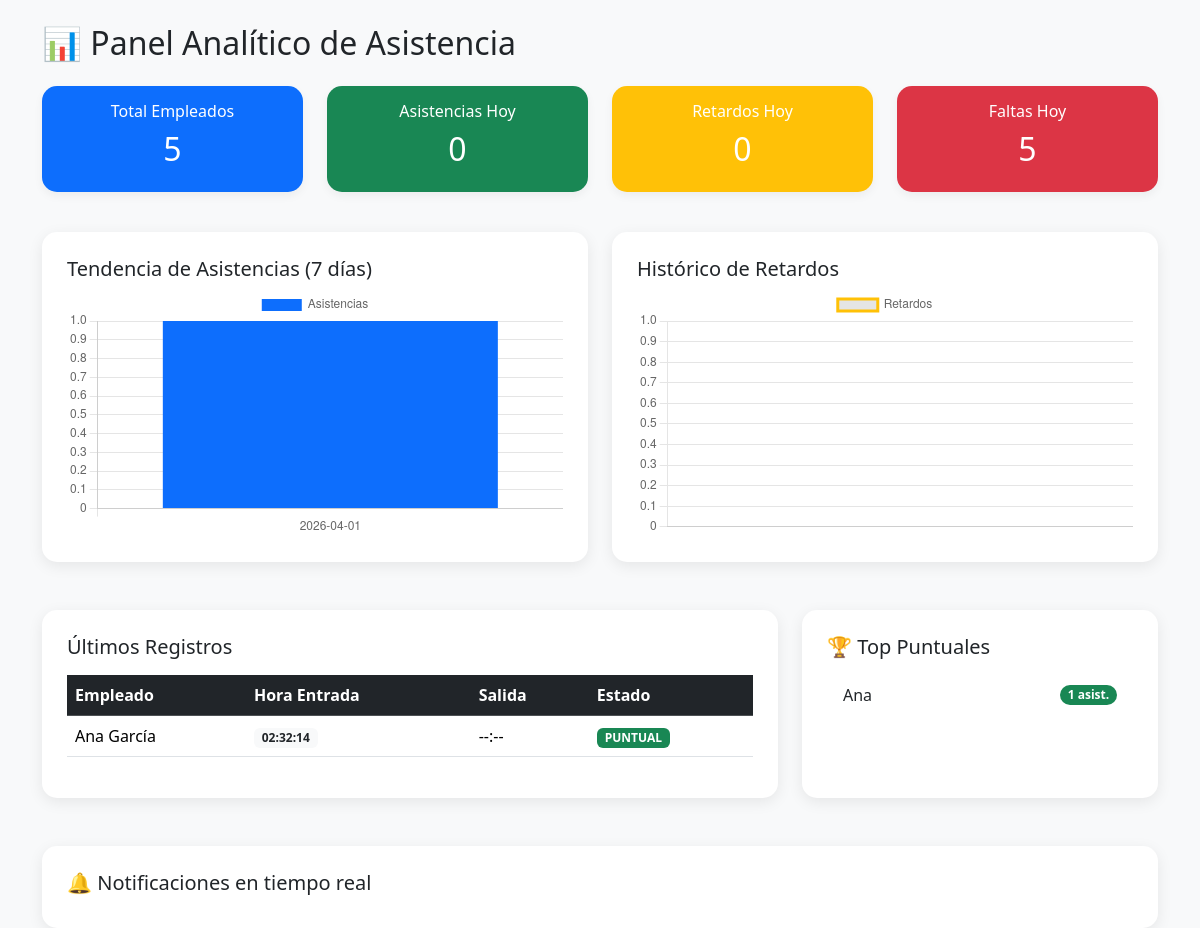
/dashboard.php (signed in), run on the app's committed database.
### tables this page shows
CREATE TABLE `asistencias` (
  `id` int NOT NULL AUTO_INCREMENT,
  `empleado_id` int NOT NULL,
  `fecha` date NOT NULL,
  `hora_entrada` time DEFAULT NULL,
  `hora_salida` time DEFAULT NULL,
  `estado` enum('presente','retardo','falta') DEFAULT 'presente',
  `metodo_registro` varchar(50) DEFAULT 'QR',
  `fecha_registro` timestamp NULL DEFAULT CURRENT_TIMESTAMP,
  `retardo` tinyint(1) DEFAULT '0',
  PRIMARY KEY (`id`),
  KEY `empleado_id` (`empleado_id`),
  CONSTRAINT `asistencias_ibfk_1` FOREIGN KEY (`empleado_id`) REFERENCES `empleados` (`id`)
);

CREATE TABLE `empleados` (
  `id` int NOT NULL AUTO_INCREMENT,
  `numero_empleado` varchar(20) NOT NULL,
  `nombre` varchar(100) NOT NULL,
  `apellido_paterno` varchar(100) NOT NULL,
  `apellido_materno` varchar(100) DEFAULT NULL,
  `puesto` varchar(100) DEFAULT NULL,
  `departamento_id` int DEFAULT NULL,
  `email` varchar(150) DEFAULT NULL,
  `qr_codigo` varchar(255) DEFAULT NULL,
  `activo` tinyint(1) DEFAULT '1',
  `fecha_registro` timestamp NULL DEFAULT CURRENT_TIMESTAMP,
  `qr_token` varchar(255) DEFAULT NULL,
  `empresa_id` int DEFAULT NULL,
  `hora_entrada` time DEFAULT '08:00:00',
  PRIMARY KEY (`id`),
  UNIQUE KEY `numero_empleado` (`numero_empleado`),
  UNIQUE KEY `qr_codigo` (`qr_codigo`),
  UNIQUE KEY `qr_token` (`qr_token`),
  KEY `departamento_id` (`departamento_id`),
  KEY `empresa_id` (`empresa_id`),
  CONSTRAINT `empleados_ibfk_1` FOREIGN KEY (`departamento_id`) REFERENCES `departamentos` (`id`),
  CONSTRAINT `empleados_ibfk_2` FOREIGN KEY (`empresa_id`) REFERENCES `empresas` (`id`)
);

### dashboard.php (the view, shortened to what this page needs)
<?php
require "config/database.php";
try {
    $total_empleados = $conexion->query("SELECT COUNT(*) FROM empleados")->fetchColumn();
    $asistencias_hoy = $conexion->query("SELECT COUNT(*) FROM asistencias WHERE fecha = CURDATE()")->fetchColumn();
    $retardos_hoy = $conexion->query("SELECT COUNT(*) FROM asistencias WHERE fecha = CURDATE() AND retardo = 1")->fetchColumn();
    $faltas = $conexion->query("SELECT COUNT(*) FROM empleados WHERE id NOT IN (SELECT empleado_id FROM asistencias WHERE fecha = CURDATE())")->fetchColumn();
    $sql_asistencias = "SELECT e.nombre, e.apellido_paterno, a.fecha, a.hora_entrada, a.hora_salida, a.retardo
            FROM asistencias a JOIN empleados e ON a.empleado_id = e.id
            ORDER BY a.fecha DESC, a.hora_entrada DESC LIMIT 10";
    $stmt = $conexion->query($sql_asistencias);
    $sql_grafica = "SELECT fecha, COUNT(*) as total FROM asistencias GROUP BY fecha ORDER BY fecha ASC LIMIT 7";
    $data_grafica = $conexion->query($sql_grafica)->fetchAll(PDO::FETCH_ASSOC);
    $sql_retardos = "SELECT fecha, COUNT(*) as total FROM asistencias WHERE retardo = 1 GROUP BY fecha ORDER BY fecha ASC LIMIT 7";
    $data_retardos = $conexion->query($sql_retardos)->fetchAll(PDO::FETCH_ASSOC);
    $sql_top = "SELECT e.nombre, COUNT(*) as asistencias FROM asistencias a JOIN empleados e ON a.empleado_id = e.id
                WHERE a.retardo = 0 GROUP BY e.id ORDER BY asistencias DESC LIMIT 5";
    $top_puntuales = $conexion->query($sql_top)->fetchAll(PDO::FETCH_ASSOC);
} catch (PDOException $e) {
    die("Error: " . $e->getMessage());
}
?>
<!DOCTYPE html>
<html lang="es">
<head>
    <link href="https://cdn.jsdelivr.net/npm/bootstrap@5.3.2/dist/css/bootstrap.min.css" rel="stylesheet">
</head>
<body class="bg-light">
<div class="container mt-4">
    <h2 class="mb-4">📊 Panel Analítico de Asistencia</h2>
    <div class="row text-center mb-4">
        <div class="col-md-3 mb-3">
            <div class="card bg-primary text-white"><div class="card-body"><h6>Total Empleados</h6><h2><?php echo $total_empleados; ?></h2></div></div>
        </div>
        <div class="col-md-3 mb-3">
            <div class="card bg-success text-white"><div class="card-body"><h6>Asistencias Hoy</h6><h2><?php echo $asistencias_hoy; ?></h2></div></div>
        </div>
        <div class="col-md-3 mb-3">
            <div class="card bg-warning text-white"><div class="card-body"><h6>Retardos Hoy</h6><h2><?php echo $retardos_hoy; ?></h2></div></div>
        </div>
        <div class="col-md-3 mb-3">
            <div class="card bg-danger text-white"><div class="card-body"><h6>Faltas Hoy</h6><h2><?php echo $faltas; ?></h2></div></div>
        </div>
    </div>
    <div class="row mb-4">
        <div class="col-md-6 mb-4">
            <div class="table-container">
                <h5>Tendencia de Asistencias (7 días)</h5>
                <canvas id="grafica_asistencias"></canvas>
            </div>
        </div>
        <div class="col-md-6 mb-4">
            <div class="table-container text-warning">
                <h5 class="text-dark">Histórico de Retardos</h5>
                <canvas id="grafica_retardos"></canvas>
            </div>
        </div>
    </div>
    <div class="row mb-4">
        <div class="col-lg-8 mb-4">
            <div class="table-container">
                <h5>Últimos Registros</h5>
                <table class="table table-hover mt-3">
                    <thead class="table-dark">
                        <tr><th>Empleado</th><th>Hora Entrada</th><th>Salida</th><th>Estado</th></tr>
                    </thead>
                    <tbody>
                        <?php foreach($stmt as $row): ?>
                        <tr>
                            <td><?php echo $row['nombre']." ".$row['apellido_paterno']; ?></td>
                            <td><span class="badge bg-light text-dark"><?php echo $row['hora_entrada']; ?></span></td>
                            <td><?php echo $row['hora_salida'] ?: '--:--'; ?></td>
                            <td><?php echo $row['retardo'] ? '<span class="badge bg-danger">RETARDO</span>' : '<span class="badge bg-success">PUNTUAL</span>'; ?></td>
                        </tr>
                        <?php endforeach; ?>
                    </tbody>
                </table>
            </div>
        </div>
        <div class="col-lg-4 mb-4">
            <div class="table-container">
                <h5>🏆 Top Puntuales</h5>
                <ul class="list-group list-group-flush mt-3">
                    <?php foreach($top_puntuales as $top): ?>
                    <li class="list-group-item d-flex justify-content-between align-items-center">
                        <?php echo $top['nombre']; ?>
                        <span class="badge bg-success rounded-pill"><?php echo $top['asistencias']; ?> asist.</span>
                    </li>
                    <?php endforeach; ?>
                </ul>
            </div>
        </div>
    </div>
    <div class="row">
        <div class="col-12">
            <div class="table-container">
                <h5>🔔 Notificaciones en tiempo real</h5>
            </div>
        </div>
    </div>
</div>
<script>
    new Chart(document.getElementById('grafica_asistencias'), {
        type: 'bar',
        data: {
            labels: [<?php foreach($data_grafica as $d) echo "'".$d['fecha']."',"; ?>],
            datasets: [{ label: 'Asistencias', data: [<?php foreach($data_grafica as $d) echo $d['total'].","; ?>], backgroundColor: '#0d6efd' }]
        }
    });
    new Chart(document.getElementById('grafica_retardos'), {
        type: 'line',
        data: {
            labels: [<?php foreach($data_retardos as $r) echo "'".$r['fecha']."',"; ?>],
            datasets: [{ label: 'Retardos', data: [<?php foreach($data_retardos as $r) echo $r['total'].","; ?>], borderColor: '#ffc107', fill: false, tension: 0.3 }]
        }
    });
    // Sistema de Notificaciones
    function cargarNotificaciones(){
        fetch("api/notificaciones.php").then(res=>res.json()).then(data=>{
            let lista = document.getElementById("notificaciones");
            lista.innerHTML="";
            data.forEach(n=>{
                lista.innerHTML += `<li class="list-group-item small">🔹 ${n.mensaje} <span class="text-muted float-end">${n.fecha}</span></li>`;
            });
        });
    }
    setInterval(cargarNotificaciones, 5000);
    cargarNotificaciones();
</script>
</body>
</html>

### dashboard.php (style rules this page uses)
.card { border: none; border-radius: 15px; box-shadow: 0 4px 10px rgba(0,0,0,0.05); transition: 0.3s; }
.table-container { background: white; padding: 25px; border-radius: 15px; box-shadow: 0 4px 15px rgba(0,0,0,0.08); height: 100%; }

### data on the page
asistencias: empleado.nombre "Ana", empleado.apellido_paterno "García", hora_entrada "02:32:14", hora_salida "--:--", retardo "PUNTUAL"

### other printed values
$total_empleados "5"
$asistencias_hoy "0"
$retardos_hoy "0"
$faltas "5"
$top['nombre'] "Ana"
$top['asistencias'] "1"
chart data {{ $d['fecha'] }} 2026-04-01
chart data {{ $d['total'] }} 1
